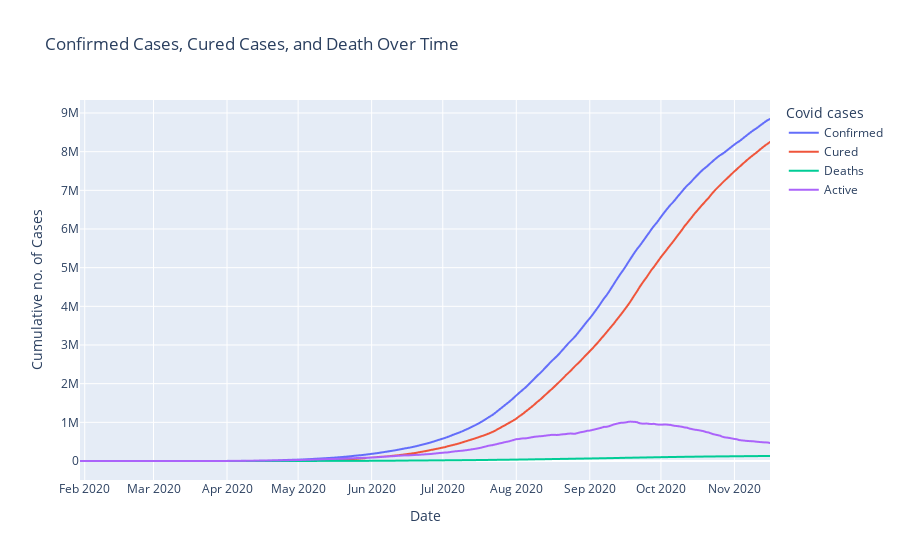

Here is the notebook cell this chart was saved with:
### Markdown cell above
### Confirmed Cases, Cured Cases and Death Over Time in India

### Code cell
# Create dataframe for line graph
line_data = df.groupby('Date').sum().reset_index().sort_values('Date', ascending=True)

# Create visualization
line_data = line_data.melt(id_vars='Date', 
                           value_vars=['Confirmed', 'Cured', 'Deaths', 'Active'], 
                           var_name='Covid cases', 
                           value_name='Cumulative no. of Cases')

fig = px.line(line_data, 
              x="Date", y="Cumulative no. of Cases", 
              color='Covid cases', 
              title='Confirmed Cases, Cured Cases, and Death Over Time')
fig.show()

### Figure 1 — Plotly figure (JSON) as saved in the notebook; plotly's stock layout.template omitted (floating-point values rounded to 4 significant figures; data arrays with more than 128 entries replaced by an {"elided": "..."} marker saying what was removed)
{"data": [{"hovertemplate": "Covid cases=Confirmed<br>Date=%{x}<br>Cumulative no. of Cases=%{y}<extra></extra>", "legendgroup": "Confirmed", "line": {"color": "#636efa", "dash": "solid"}, "mode": "lines", "name": "Confirmed", "showlegend": true, "type": "scattergl", "x": {"elided": "292 str values"}, "xaxis": "x", "y": {"elided": "292 int values"}, "yaxis": "y"}, {"hovertemplate": "Covid cases=Cured<br>Date=%{x}<br>Cumulative no. of Cases=%{y}<extra></extra>", "legendgroup": "Cured", "line": {"color": "#EF553B", "dash": "solid"}, "mode": "lines", "name": "Cured", "showlegend": true, "type": "scattergl", "x": {"elided": "292 str values"}, "xaxis": "x", "y": {"elided": "292 int values"}, "yaxis": "y"}, {"hovertemplate": "Covid cases=Deaths<br>Date=%{x}<br>Cumulative no. of Cases=%{y}<extra></extra>", "legendgroup": "Deaths", "line": {"color": "#00cc96", "dash": "solid"}, "mode": "lines", "name": "Deaths", "showlegend": true, "type": "scattergl", "x": {"elided": "292 str values"}, "xaxis": "x", "y": {"elided": "292 int values"}, "yaxis": "y"}, {"hovertemplate": "Covid cases=Active<br>Date=%{x}<br>Cumulative no. of Cases=%{y}<extra></extra>", "legendgroup": "Active", "line": {"color": "#ab63fa", "dash": "solid"}, "mode": "lines", "name": "Active", "showlegend": true, "type": "scattergl", "x": {"elided": "292 str values"}, "xaxis": "x", "y": {"elided": "292 int values"}, "yaxis": "y"}], "layout": {"legend": {"title": {"text": "Covid cases"}, "tracegroupgap": 0}, "title": {"text": "Confirmed Cases, Cured Cases, and Death Over Time"}, "xaxis": {"anchor": "y", "domain": [0, 1], "title": {"text": "Date"}}, "yaxis": {"anchor": "x", "domain": [0, 1], "title": {"text": "Cumulative no. of Cases"}}}}
